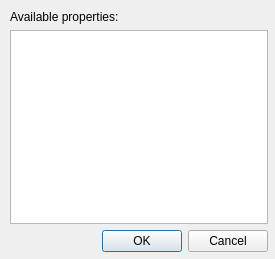
<?xml version="1.0" encoding="UTF-8"?>
<ui version="4.0">
 <class>Dialog</class>
 <widget class="QDialog" name="Dialog">
  <property name="geometry">
   <rect>
    <x>0</x>
    <y>0</y>
    <width>275</width>
    <height>259</height>
   </rect>
  </property>
  <property name="windowTitle">
   <string>Object properties</string>
  </property>
  <widget class="QWidget" name="layoutWidget">
   <property name="geometry">
    <rect>
     <x>10</x>
     <y>10</y>
     <width>258</width>
     <height>242</height>
    </rect>
   </property>
   <layout class="QGridLayout" name="gridLayout">
    <item row="0" column="0">
     <widget class="QLabel" name="label">
      <property name="text">
       <string>Available properties:</string>
      </property>
     </widget>
    </item>
    <item row="1" column="0">
     <widget class="QListWidget" name="Object_Properties">
      <property name="alternatingRowColors">
       <bool>false</bool>
      </property>
      <property name="selectionMode">
       <enum>QAbstractItemView::MultiSelection</enum>
      </property>
      <property name="layoutMode">
       <enum>QListView::Batched</enum>
      </property>
      <property name="sortingEnabled">
       <bool>true</bool>
      </property>
     </widget>
    </item>
    <item row="2" column="0">
     <widget class="QDialogButtonBox" name="buttonBox">
      <property name="standardButtons">
       <set>QDialogButtonBox::Cancel|QDialogButtonBox::Ok</set>
      </property>
      <property name="centerButtons">
       <bool>false</bool>
      </property>
     </widget>
    </item>
   </layout>
  </widget>
 </widget>
 <resources/>
 <connections/>
</ui>
